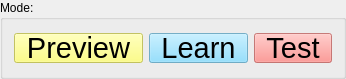
       <widget class="QGroupBox" name="ModeButtonsGroupBox">
        <property name="minimumSize">
         <size>
          <width>0</width>
          <height>79</height>
         </size>
        </property>
        <property name="maximumSize">
         <size>
          <width>16777215</width>
          <height>79</height>
         </size>
        </property>
        <property name="title">
         <string>Mode:</string>
        </property>
        <layout class="QHBoxLayout" name="horizontalLayout_4">
         <item>
          <widget class="QToolButton" name="PreviewButton">
           <property name="enabled">
            <bool>true</bool>
           </property>
           <property name="maximumSize">
            <size>
             <width>16777215</width>
             <height>30</height>
            </size>
           </property>
           <property name="font">
            <font>
             <pointsize>22</pointsize>
            </font>
           </property>
           <property name="styleSheet">
            <string notr="true">background-color: rgba(255, 255, 102, 207);</string>
           </property>
           <property name="text">
            <string>Preview</string>
           </property>
           <property name="checkable">
            <bool>true</bool>
           </property>
           <attribute name="buttonGroup">
            <string notr="true">buttonGroup</string>
           </attribute>
          </widget>
         </item>
         <item>
          <widget class="QToolButton" name="LearnBut">
           <property name="maximumSize">
            <size>
             <width>16777215</width>
             <height>30</height>
            </size>
           </property>
           <property name="font">
            <font>
             <pointsize>22</pointsize>
            </font>
           </property>
           <property name="styleSheet">
            <string notr="true">background-color: rgba(118, 214, 255, 191)</string>
           </property>
           <property name="text">
            <string>Learn</string>
           </property>
           <property name="checkable">
            <bool>true</bool>
           </property>
           <attribute name="buttonGroup">
            <string notr="true">buttonGroup</string>
           </attribute>
          </widget>
         </item>
         <item>
          <widget class="QToolButton" name="TestBut">
           <property name="maximumSize">
            <size>
             <width>16777215</width>
             <height>30</height>
            </size>
           </property>
           <property name="font">
            <font>
             <pointsize>22</pointsize>
            </font>
           </property>
           <property name="styleSheet">
            <string notr="true">background-color: rgba(255, 126, 121, 191)</string>
           </property>
           <property name="text">
            <string>Test</string>
           </property>
           <property name="checkable">
            <bool>true</bool>
           </property>
           <attribute name="buttonGroup">
            <string notr="true">buttonGroup</string>
           </attribute>
          </widget>
         </item>
        </layout>
       </widget>
